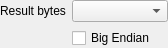
<?xml version="1.0" encoding="UTF-8"?>
<ui version="4.0">
 <class>SumCheckerUi</class>
 <widget class="QWidget" name="SumCheckerUi">
  <property name="geometry">
   <rect>
    <x>0</x>
    <y>0</y>
    <width>168</width>
    <height>48</height>
   </rect>
  </property>
  <property name="windowTitle">
   <string>Form</string>
  </property>
  <layout class="QGridLayout" name="gridLayout">
   <property name="leftMargin">
    <number>0</number>
   </property>
   <property name="topMargin">
    <number>0</number>
   </property>
   <property name="rightMargin">
    <number>0</number>
   </property>
   <property name="bottomMargin">
    <number>0</number>
   </property>
   <item row="0" column="1">
    <widget class="QComboBox" name="comboBoxBytes"/>
   </item>
   <item row="0" column="0">
    <widget class="QLabel" name="label">
     <property name="sizePolicy">
      <sizepolicy hsizetype="Fixed" vsizetype="Preferred">
       <horstretch>0</horstretch>
       <verstretch>0</verstretch>
      </sizepolicy>
     </property>
     <property name="text">
      <string>Result bytes</string>
     </property>
    </widget>
   </item>
   <item row="1" column="1">
    <widget class="QCheckBox" name="checkBoxBigEndian">
     <property name="text">
      <string>Big Endian</string>
     </property>
    </widget>
   </item>
  </layout>
 </widget>
 <resources/>
 <connections/>
</ui>
